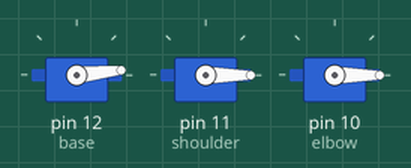
This sketch was run on a simulated Arduino Uno, built with avr-gcc and run on an emulated ATmega328P. On the bench: 3 × servo.

Above: at 0.15 s.
At 4.6 s:
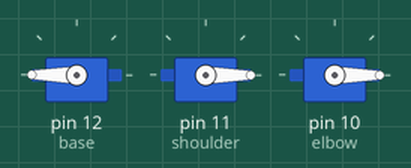
At 14.0 s:
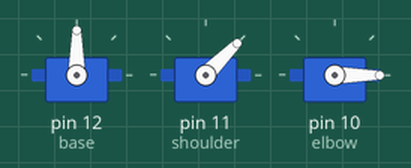
At 19.2 s:
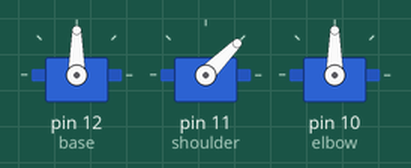
At 28.6 s:
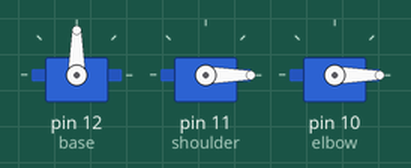
At 39.66 s:
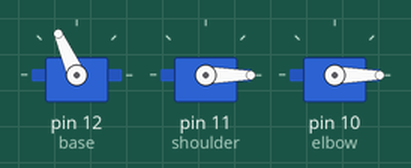
Timing chart, 0 to 40.0 s (numbered marks = the images above):
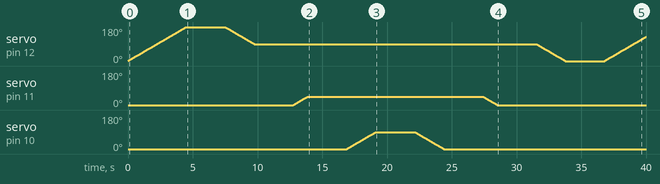

Measured:
- by itself, servo on pin 11 (shoulder): rises from 0° to 45° in 1.1 s, then falls to 0° in 14.6 s
- by itself, servo on pin 10 (elbow): rises from 0° to 90° in 2.2 s, then falls to 0° in 5.3 s

The sketch:

src.ino
```cpp
#include <Servo.h>
#include <math.h>

Servo base;
Servo shoulder;
Servo elbow;

const bool ROBOT_COLOR = 0;

float base_angle(char file, int rank) {
	float squareX = (ROBOT_COLOR == 0 ? 1 : -1) * (file - 96 - 4.5);
	float squareY = (ROBOT_COLOR == 0 ? rank : 9 - rank) - 0.5;
	return atan2(squareY, squareX);
}

void set_rotation(Servo* servo, int angle) {
	while (servo->read() != angle) {
		servo->write(servo->read() + (angle - servo->read() > 0) - (angle - servo->read() < 0));
		delay(25);
	}
}

void setup() {
	base.write(0);
	shoulder.write(0);
	elbow.write(0);
	base.attach(12);
	shoulder.attach(11);
	elbow.attach(10);
}

void loop() {
	set_rotation(&base, 180);
	delay(3000);
	set_rotation(&base, 90);
	delay(3000);
	set_rotation(&shoulder, 45);
	delay(3000);
	set_rotation(&elbow, 90);
	delay(3000);
	set_rotation(&elbow, 0);
	delay(3000);
	set_rotation(&shoulder, 0);
	delay(3000);
	set_rotation(&base, 0);
	delay(3000);
}
```
